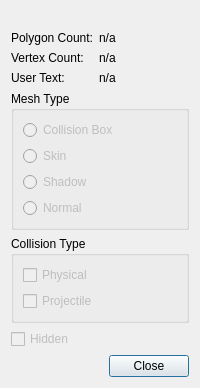
<?xml version="1.0" encoding="UTF-8"?>
<ui version="4.0">
 <class>MeshPropertiesDialog</class>
 <widget class="QDialog" name="MeshPropertiesDialog">
  <property name="windowTitle">
   <string>Mesh Properties</string>
  </property>
  <layout class="QVBoxLayout" name="verticalLayout">
   <item>
    <widget class="QLabel" name="descriptionLabel">
     <property name="text">
      <string/>
     </property>
     <property name="textInteractionFlags">
      <set>Qt::TextSelectableByMouse</set>
     </property>
     <property name="wordWrap">
      <bool>true</bool>
     </property>
    </widget>
   </item>
   <item>
    <layout class="QFormLayout" name="propertiesFormLayout">
     <item row="0" column="0">
      <widget class="QLabel" name="polygonCountLabel">
       <property name="text">
        <string>Polygon Count:</string>
       </property>
      </widget>
     </item>
     <item row="0" column="1">
      <widget class="QLabel" name="polygonCountValue">
       <property name="text">
        <string>n/a</string>
       </property>
       <property name="textInteractionFlags">
        <set>Qt::TextSelectableByMouse</set>
       </property>
      </widget>
     </item>
     <item row="1" column="0">
      <widget class="QLabel" name="vertexCountLabel">
       <property name="text">
        <string>Vertex Count:</string>
       </property>
      </widget>
     </item>
     <item row="1" column="1">
      <widget class="QLabel" name="vertexCountValue">
       <property name="text">
        <string>n/a</string>
       </property>
       <property name="textInteractionFlags">
        <set>Qt::TextSelectableByMouse</set>
       </property>
      </widget>
     </item>
     <item row="2" column="0">
      <widget class="QLabel" name="userTextLabel">
       <property name="text">
        <string>User Text:</string>
       </property>
      </widget>
     </item>
     <item row="2" column="1">
      <widget class="QLabel" name="userTextValue">
       <property name="text">
        <string>n/a</string>
       </property>
       <property name="textInteractionFlags">
        <set>Qt::TextSelectableByMouse</set>
       </property>
       <property name="wordWrap">
        <bool>true</bool>
       </property>
      </widget>
     </item>
    </layout>
   </item>
   <item>
    <widget class="QGroupBox" name="meshTypeGroup">
     <property name="title">
      <string>Mesh Type</string>
     </property>
     <layout class="QVBoxLayout" name="meshTypeLayout">
      <item>
       <widget class="QRadioButton" name="meshTypeCollision">
        <property name="enabled">
         <bool>false</bool>
        </property>
        <property name="text">
         <string>Collision Box</string>
        </property>
       </widget>
      </item>
      <item>
       <widget class="QRadioButton" name="meshTypeSkin">
        <property name="enabled">
         <bool>false</bool>
        </property>
        <property name="text">
         <string>Skin</string>
        </property>
       </widget>
      </item>
      <item>
       <widget class="QRadioButton" name="meshTypeShadow">
        <property name="enabled">
         <bool>false</bool>
        </property>
        <property name="text">
         <string>Shadow</string>
        </property>
       </widget>
      </item>
      <item>
       <widget class="QRadioButton" name="meshTypeNormal">
        <property name="enabled">
         <bool>false</bool>
        </property>
        <property name="text">
         <string>Normal</string>
        </property>
       </widget>
      </item>
     </layout>
    </widget>
   </item>
   <item>
    <widget class="QGroupBox" name="collisionTypeGroup">
     <property name="title">
      <string>Collision Type</string>
     </property>
     <layout class="QVBoxLayout" name="collisionTypeLayout">
      <item>
       <widget class="QCheckBox" name="collisionPhysical">
        <property name="enabled">
         <bool>false</bool>
        </property>
        <property name="text">
         <string>Physical</string>
        </property>
       </widget>
      </item>
      <item>
       <widget class="QCheckBox" name="collisionProjectile">
        <property name="enabled">
         <bool>false</bool>
        </property>
        <property name="text">
         <string>Projectile</string>
        </property>
       </widget>
      </item>
     </layout>
    </widget>
   </item>
   <item>
    <widget class="QCheckBox" name="hiddenCheck">
     <property name="enabled">
      <bool>false</bool>
     </property>
     <property name="text">
      <string>Hidden</string>
     </property>
    </widget>
   </item>
   <item>
    <widget class="QDialogButtonBox" name="buttonBox">
     <property name="standardButtons">
      <set>QDialogButtonBox::Close</set>
     </property>
    </widget>
   </item>
  </layout>
 </widget>
 <resources/>
 <connections/>
</ui>
